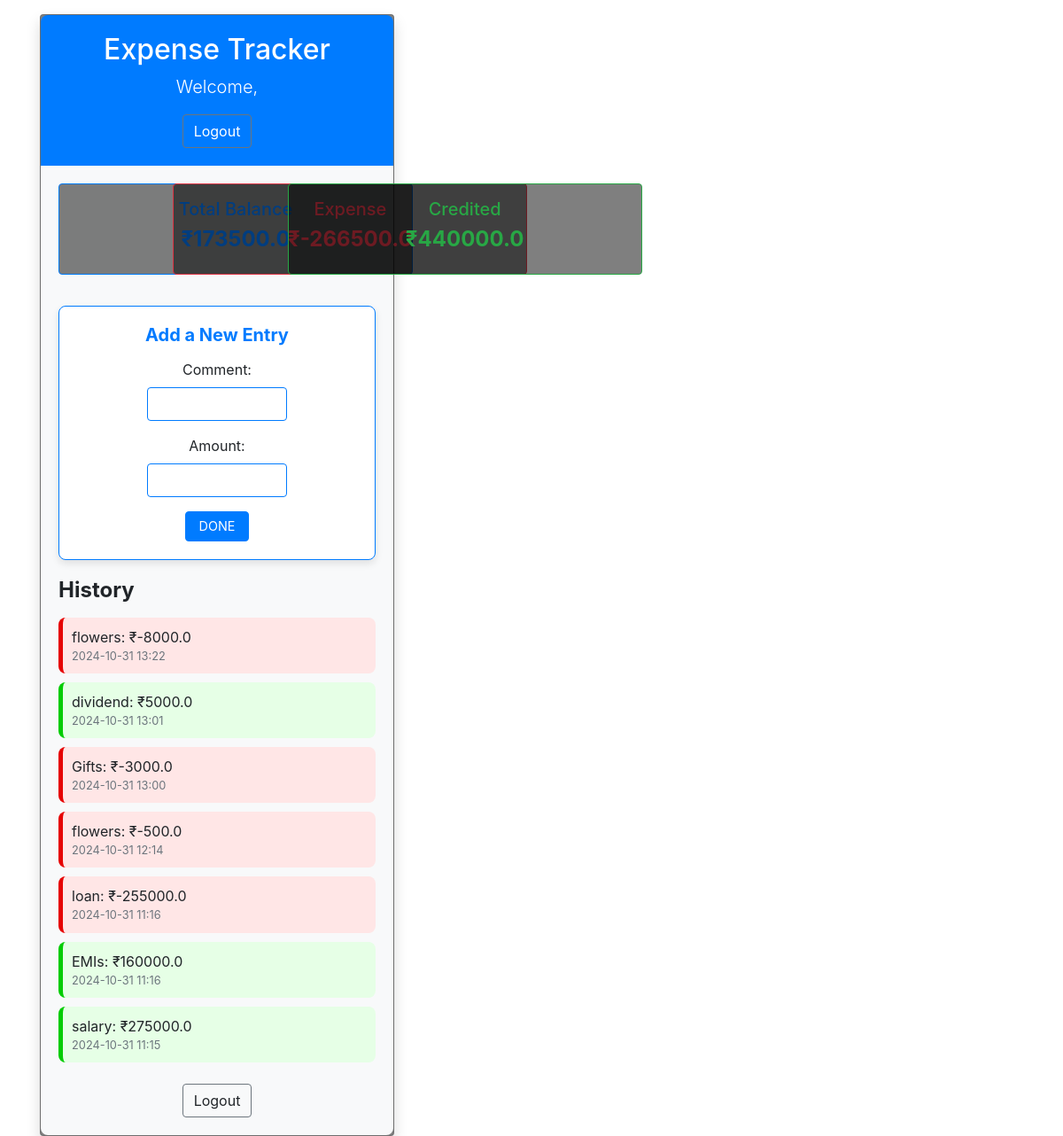
/tracker/ (signed in), run on the app's committed database.
### custuser/models.py (models this page shows)
class trackermodel(models.Model):
    comment=models.CharField(max_length=100)
    amount=models.FloatField()
    user=models.ForeignKey(mycustomeuser,on_delete=models.CASCADE,null=True, blank=True)
    created_at=models.DateTimeField(auto_now=True)
    updated_at=models.DateTimeField(auto_now=True)

### custuser/views.py (the view, shortened to what this page needs)
# urls.py: path('tracker/',views.trackerview.as_view(),name='tracker'),
class trackerview(CreateView,ListView):
    model =trackermodel
    form_class = trackerform
    template_name = 'custuser/tracker4.html'
    success_url='/tracker/'  # Redirect after creating an entry
    def get_queryset(self):
        a1= trackermodel.objects.filter(user=self.request.user)
        a2= trackermodel.objects.filter(user=self.request.user).aggregate(total_amount=Sum('amount'))
        a3=trackermodel.objects.filter(user=self.request.user,amount__gte=0).aggregate(total_amount=Sum('amount'))
        a4=trackermodel.objects.filter(user=self.request.user,amount__lt=0).aggregate(total_amount=Sum('amount'))
        return [a1,a2,a3,a4]
    def get_context_data(self, **kwargs
                         ):
        context = super().get_context_data(**kwargs)
        context['object_list'] = self.get_queryset()[0]  # List of all records
        context['form'] = self.get_form()  # Form for creating new record
        context['total']=self.get_queryset()[1]['total_amount']
        context['Creadited']=self.get_queryset()[2]['total_amount']
        context['expense']=self.get_queryset()[3]['total_amount']
        return context

### custuser/forms.py
class trackerform(forms.ModelForm):
    class Meta:
        model=trackermodel
        fields=['comment','amount']

### custuser/templates/custuser/tracker4.html (shortened to what this page needs)
{% extends 'custuser/base.html' %}
{% block prv %}
<!DOCTYPE html>
<html lang="en">
<head>
    <link href="https://maxcdn.bootstrapcdn.com/bootstrap/4.5.2/css/bootstrap.min.css" rel="stylesheet">
    <link rel="stylesheet" href="https://cdnjs.cloudflare.com/ajax/libs/font-awesome/6.0.0-beta3/css/all.min.css">
</head>
<body>
<div class="container my-3">
    <div class="card shadow">
        <div class="tracker-header">
            <h2>Expense Tracker</h2>
            <p class="lead">Welcome, {{ request.user.first_name }}</p>
            <form action="{% url 'logout'%}" method="post">
                <button class="btn btn-outline-secondary lo1" value="Logout">Logout</button>
            </form>
        </div>
        <div class="tracker-body">
            <div class="row text-center mb-2">
                <div class="col-md-4 card-summary">
                    <div class="card p-3 border-primary" style="background-color:black;" >
                        <h5 class="text-primary" >Total Balance</h5>
                        <p class="h4 font-weight-bold text-primary">₹{{ total }}</p>
                    </div>
                </div>
                <div class="col-md-4 card-summary">
                    <div class="card p-3 border-danger" style="background-color:black;">
                        <h5 class="text-danger"  >Expense</h5>
                        <p class="h4 font-weight-bold text-danger">₹{{ expense }}</p>
                    </div>
                </div>
                <div class="col-md-4 card-summary">
                    <div class="card p-3 border-success" style="background-color:black;">
                        <h5 class="text-success" >Credited</h5>
                        <p class="h4 font-weight-bold text-success">₹{{ Creadited }}</p>
                    </div>
                </div>
            </div>
            <div class="form-container">
                <h5 class="font-weight-bold">Add a New Entry</h5>
                <form method="post" style="margin-left: 25%; margin-right:25%;">
                    {% for fm in form %}
                        <div class="form-group">
                            {{ fm.label_tag }}
                            <input type="{{ fm.field.widget.type }}" name="{{ fm.name }}" value="{{ fm.value|default_if_none:'' }}" class="form-control {% if fm.errors %}is-invalid{% endif %}">
                        </div>
                    {% endfor %}
                    <button type="submit" class="btn btn-primary btn-small">DONE</button>
                </form>
            </div>
            <h4 class="font-weight-bold mb-3">History</h4>
            <div class="history-list">
                {% for i in  object_list|dictsortreversed:"created_at" %}
                <div class="history-item {% if i.amount > 0 %}credit{% else %}expense{% endif %}">
                    <div class="history-item-details">
                        <span>{{ i.comment }}: ₹{{ i.amount }}</span>
                        <small class="text-muted-small">{{ i.created_at|date:"Y-m-d H:i" }}</small>
                    </div>
                </div>
                {% endfor %}
            </div>
            <div class="text-center mt-4">
                <form action="{% url 'logout' %}" method="post">
                    <a class="btn btn-outline-secondary lo1">Logout</a>
                </form>
            </div>
        </div>
    </div>
</div>
</body>
</html>
{% endblock %}

### custuser/templates/custuser/base.html (shortened to what this page needs)
<!DOCTYPE html>
<html lang="en">
<head>
    <link rel="stylesheet" type="text/css" href="custuser/style.css">
    <link rel="stylesheet" href="https://cdnjs.cloudflare.com/ajax/libs/font-awesome/6.6.0/css/all.min.css" />
    <link href="https://cdn.jsdelivr.net/npm/bootstrap@5.3.3/dist/css/bootstrap.min.css" rel="stylesheet">
    <link rel="stylesheet" href="https://stackpath.bootstrapcdn.com/bootstrap/4.1.3/css/bootstrap.min.css">
    <link rel="stylesheet" href="https://use.fontawesome.com/releases/v5.3.1/css/all.css">
</head>
<body>
 {% block prv %}
 {% endblock %}
</body>
</html>

### custuser/templates/custuser/style.css (style rules this page uses)
html,body { background-image: url(''); background-size: cover; background-repeat: no-repeat; height: 100%; font-family: 'Numans', sans-serif; }
.container { height: 100%; align-content: center; }
.card { height: 370px; margin-top: auto; margin-bottom: auto; width: 400px; background-color: rgba(0,0,0,0.5) !important; }

### custuser/templates/custuser/tracker4.html (style rules this page uses)
.tracker-header { background-color: #007bff; color: #fff; padding: 20px; text-align: center; border-radius: 8px 8px 0 0; }
.tracker-body { background-color: #f8f9fa; padding: 20px; border-radius: 0 0 8px 8px; }
.card-summary { margin-bottom: 15px; }
.history-item { display: flex; align-items: center; justify-content: space-between; margin-bottom: 10px; padding: 10px; border-radius: 8px; transition: transform 0.2s; }
.history-item.expense { background-color: #ffe6e6; border-left: 5px solid #e60000; }
.history-item.credit { background-color: #e6ffe6; border-left: 5px solid #00cc00; }
.history-item-details { display: flex; flex-direction: column; }
.btn-small { padding: 5px 15px; font-size: 0.9em; }
.text-muted-small { font-size: 0.8em; color: #6c757d; }
.form-container { margin: 20px 0; text-align: center; border: 1px solid #007bff; border-radius: 8px; padding: 20px; background-color: #ffffff; box-shadow: 0 4px 8px rgba(0, 0, 0, 0.1); }
.form-container h5 { margin-bottom: 15px; color: #007bff; }
.form-control { border: 1px solid #007bff; border-radius: 4px; transition: border-color 0.2s; }
.lo1 { color:white; margin-inline-end: -30.75 rem; }

### data on the page
trackermodel: comment "flowers", amount "-8000.0", created_at "2024-10-31 13:22"
trackermodel: comment "dividend", amount "5000.0", created_at "2024-10-31 13:01"
trackermodel: comment "Gifts", amount "-3000.0", created_at "2024-10-31 13:00"
trackermodel: comment "flowers", amount "-500.0", created_at "2024-10-31 12:14"
trackermodel: comment "loan", amount "-255000.0", created_at "2024-10-31 11:16"
trackermodel: comment "EMIs", amount "160000.0", created_at "2024-10-31 11:16"
trackermodel: comment "salary", amount "275000.0", created_at "2024-10-31 11:15"

### other printed values
{{ total }} "173500.0"
{{ expense }} "-266500.0"
{{ Creadited }} "440000.0"
{{ fm.label_tag }} "Comment:" "Amount:"
